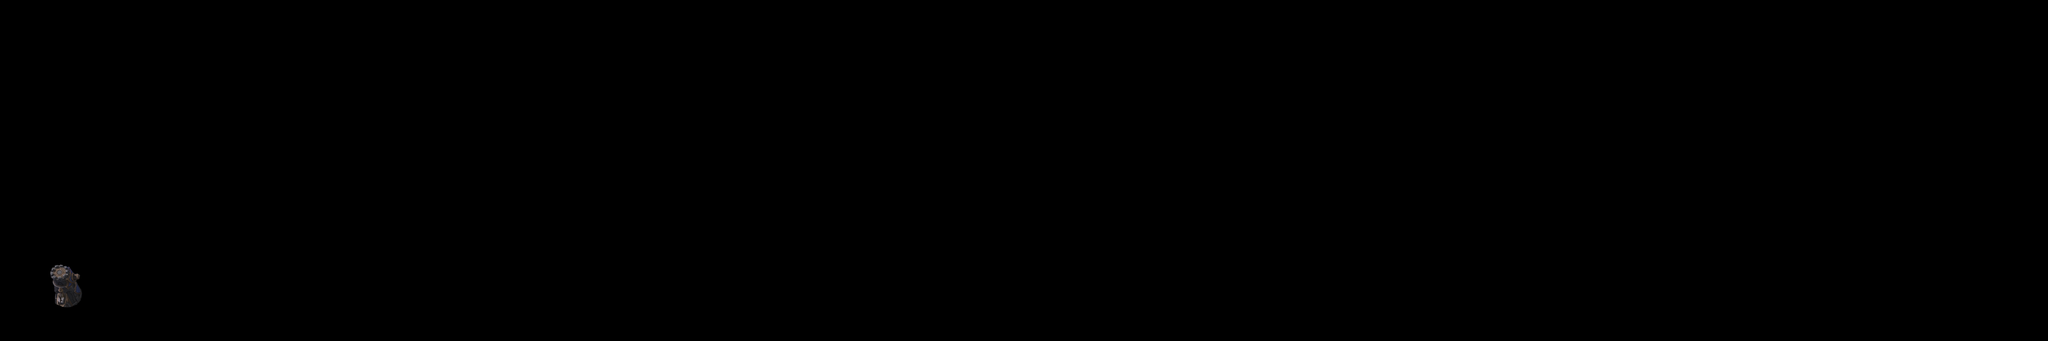

This game map was drawn from its Tiled (.tmx) file and the tilesets committed beside it. A one-line description and the trimmed map source follow:
An orthogonal 450x75 tile map with 16x16 px tiles, 1 tile layer (fg), 1 hidden layer not drawn, 2 tilesets.

<map version="1.0" orientation="orthogonal" renderorder="right-down" width="450" height="75" tilewidth="16" tileheight="16" nextobjectid="8">
 <tileset firstgid="1" name="stone" tilewidth="16" tileheight="16" tilecount="600">
  <image source="stone.png" width="403" height="392" />
 </tileset>
 <tileset firstgid="601" name="tower" tilewidth="225" tileheight="157" tilecount="1">
  <image source="tower.png" width="225" height="157" />
 </tileset>
 <layer name="logic" width="450" height="75" visible="0">
  <data>[33750 cells, 34 non-empty, 1 distinct tile ids]</data>
 </layer>
 <layer name="fg" width="450" height="75">
  <data>[33750 cells, 1 non-empty, 1 distinct tile ids]</data>
 </layer>
</map>
